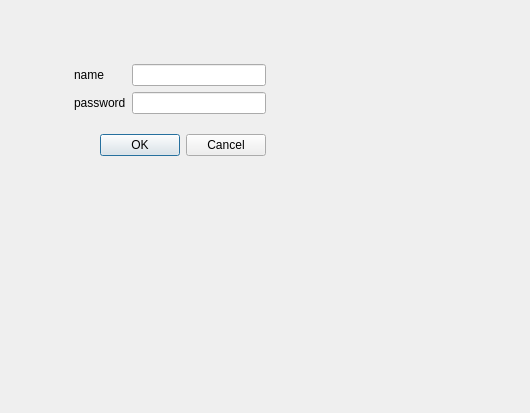
<?xml version="1.0" encoding="UTF-8"?>
<ui version="4.0">
 <class>NewWallet</class>
 <widget class="QDialog" name="NewWallet">
  <property name="geometry">
   <rect>
    <x>0</x>
    <y>0</y>
    <width>530</width>
    <height>413</height>
   </rect>
  </property>
  <property name="windowTitle">
   <string>New wallet</string>
  </property>
  <widget class="QWidget" name="layoutWidget">
   <property name="geometry">
    <rect>
     <x>70</x>
     <y>60</y>
     <width>200</width>
     <height>100</height>
    </rect>
   </property>
   <layout class="QVBoxLayout" name="mainLayout">
    <property name="leftMargin">
     <number>4</number>
    </property>
    <property name="topMargin">
     <number>4</number>
    </property>
    <property name="rightMargin">
     <number>4</number>
    </property>
    <property name="bottomMargin">
     <number>4</number>
    </property>
    <item>
     <layout class="QFormLayout" name="formLayout">
      <item row="0" column="0">
       <widget class="QLabel" name="nameLabel">
        <property name="text">
         <string>name</string>
        </property>
       </widget>
      </item>
      <item row="0" column="1">
       <widget class="QLineEdit" name="name"/>
      </item>
      <item row="1" column="0">
       <widget class="QLabel" name="passLabel">
        <property name="text">
         <string>password</string>
        </property>
       </widget>
      </item>
      <item row="1" column="1">
       <widget class="QLineEdit" name="pass"/>
      </item>
     </layout>
    </item>
    <item>
     <widget class="QDialogButtonBox" name="buttonBox">
      <property name="orientation">
       <enum>Qt::Orientation::Horizontal</enum>
      </property>
      <property name="standardButtons">
       <set>QDialogButtonBox::StandardButton::Cancel|QDialogButtonBox::StandardButton::Ok</set>
      </property>
     </widget>
    </item>
   </layout>
  </widget>
 </widget>
 <resources/>
 <connections>
  <connection>
   <sender>buttonBox</sender>
   <signal>accepted()</signal>
   <receiver>NewWallet</receiver>
   <slot>accept()</slot>
   <hints>
    <hint type="sourcelabel">
     <x>248</x>
     <y>254</y>
    </hint>
    <hint type="destinationlabel">
     <x>157</x>
     <y>274</y>
    </hint>
   </hints>
  </connection>
  <connection>
   <sender>buttonBox</sender>
   <signal>rejected()</signal>
   <receiver>NewWallet</receiver>
   <slot>reject()</slot>
   <hints>
    <hint type="sourcelabel">
     <x>316</x>
     <y>260</y>
    </hint>
    <hint type="destinationlabel">
     <x>286</x>
     <y>274</y>
    </hint>
   </hints>
  </connection>
 </connections>
</ui>
